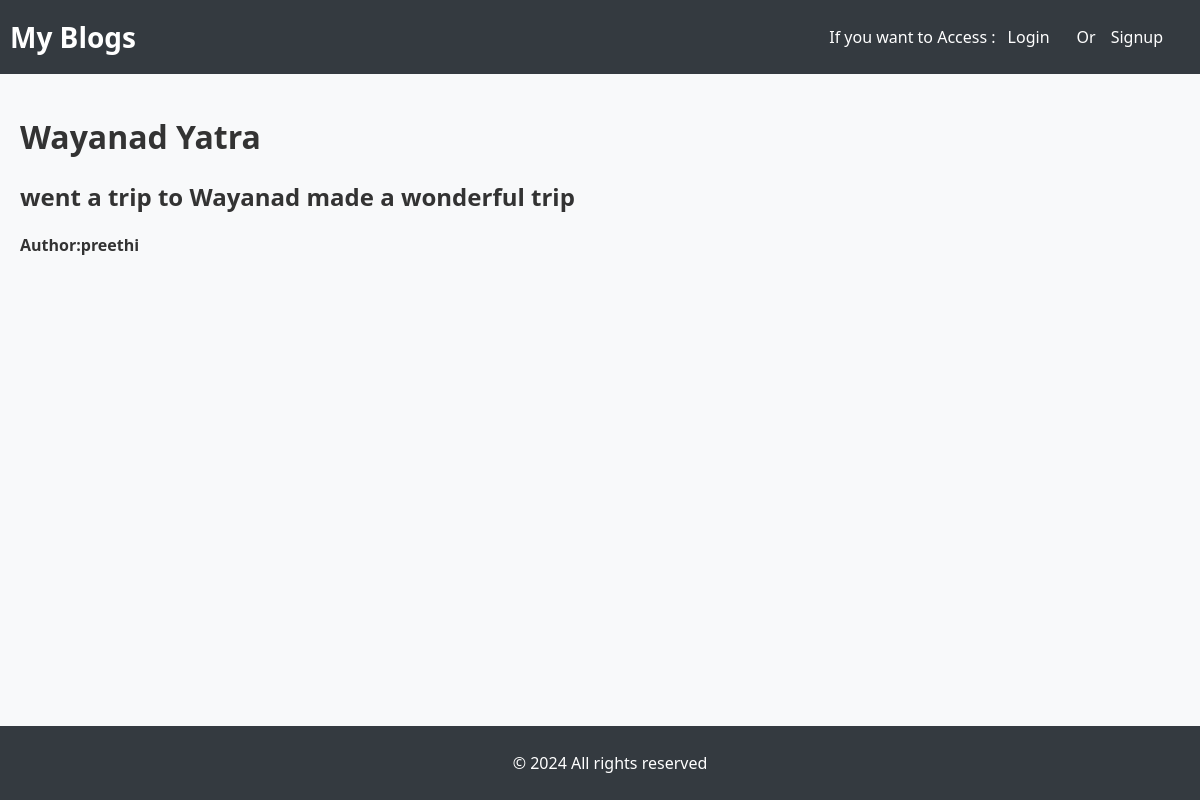
The app's page /blogdetail/6 with its own data.
### app/models.py (models this page shows, shortened)
class Blogpost(models.Model):
    title=models.CharField(max_length=100)
    content=models.TextField()
    author=models.ForeignKey(User,on_delete=models.CASCADE,default=1)

### app/views.py (the view)
# urls.py: path('blogdetail/<int:pk>',views.BlogDetail.as_view(),name='blogdetail'),
class BlogDetail(DetailView):
    model = Blogpost
    template_name = 'blogdetail.html'
    context_object_name = 'blog'

### templates/blogdetail.html
{% extends 'base.html' %}
{% block content %}
<div>
    <h1>{{blog.title}}</h1>
    <h2>{{blog.content}}</h2>
    <h4>Author:{{blog.author}}</h4>
</div>
{% endblock content %}

### templates/base.html (style rules this page uses)
body { font-family: 'Segoe UI', Tahoma, Geneva, Verdana, sans-serif; margin: 0; padding: 0; background-color: #f8f9fa; color: #333; display: flex; flex-direction: column; min-height: 100vh; }

### records on screen
Blogpost: title "Wayanad Yatra", content "went a trip to Wayanad made a wonderful trip", author "preethi"
